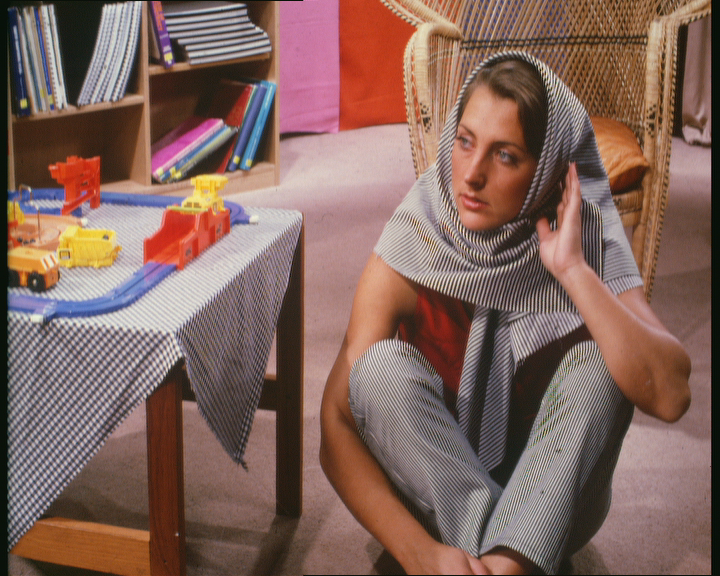
#> input picture barbara.bmp, 720 x 576 px
$ python Q.py barbara.bmp --folder .
#> lines starting #> are read from the running program, lines starting #| are printed output that depends on the picture; long printed decimals are rounded
#!/usr/bin/env python3
import argparse
import cv2
import numpy as np
from skimage.util import view_as_blocks
from concurrent.futures import ProcessPoolExecutor
from pathlib import Path
from tqdm import tqdm
from video_utils import *
import csv
import matplotlib.pyplot as plt

'''
Function to calculate local metric
    input: Image Patch
    output: local metric for the patch

'''
def calculateLocalMetric(patch):
    # Calculate gradient
    gx, gy = np.gradient(patch, edge_order=2)

    G = np.column_stack((gx.ravel(), gy.ravel()))

    # Calculate SVD values
    svd_value = np.linalg.svd(G, compute_uv=False)

    s1 = svd_value[0]
    s2 = svd_value[1]

    R = (s1 - s2) / (s1 + s2 + 1e-8)

    q_metric = s1 * R

    return q_metric
'''
Function to calculate threshold
'''
#@njit
def getThreshold(delta, N):
    power_val = (N ** 2) - 1
    k_val = delta ** (1.0 / power_val)

    numerator = np.sqrt(1 - k_val)
    denominator = np.sqrt(k_val + 1)

    tau = numerator / denominator

    return tau

'''
Function to calculate local coherence
'''

def calculateLocalCoherence(patch):
    # Calculate gradient
    gx, gy = np.gradient(patch, edge_order=2)

    G = np.column_stack((gx.ravel(), gy.ravel()))

    # Calculate SVD values
    svd_value = np.linalg.svd(np.dot(G.T, G), compute_uv=False)

    s1 = svd_value[0]
    s2 = svd_value[1]

    R = (s1 - s2) / (s1 + s2 + 1e-8)

    coherence = R

    return coherence

'''
Function to calculate metric Q
'''
def calculateQ(img, delta, patch_size=8):
    # Initializing patch size as 8x8
    #patch_size = (8, 8)
    patch_size = (patch_size, patch_size)

    # Convert image to double
    #img = (img/255.0).astype(np.float64)
    img = img.astype(np.float64) / np.iinfo(img.dtype).max

    # Divide image into patches
    patches = view_as_blocks(img, patch_size)

    # Calculating dimensions of the image
    h, w = img.shape

    total_patches = (h // patch_size[0]) * (w // patch_size[1])

    # Initialize local coherence
    local_coherence = np.zeros((patches.shape[0], patches.shape[1]))

    # Generate threshold based on formula
    threshold = getThreshold(delta, patch_size[0])

    # Calculate local coherence based on formula
    with ProcessPoolExecutor() as executor:
        local_coherence = np.array(list(executor.map(calculateLocalCoherence, patches.reshape(-1, patch_size[0], patch_size[1]))))
        local_coherence = local_coherence.reshape(patches.shape[0], patches.shape[1])

    # Define type of patches - anisotropic or isotropic
    anisotropic_patches = (local_coherence.flatten() > threshold)

    # Initialize local metric for each patch
    local_metric = np.zeros(anisotropic_patches.shape)

    # Calculate local metric for each patch
    with ProcessPoolExecutor() as executor:
        local_metric[anisotropic_patches] = list(executor.map(calculateLocalMetric, patches.reshape(-1, patch_size[0], patch_size[1])[anisotropic_patches]))

    summed_value = local_metric.sum()

    local_metric = local_metric.reshape((patches.shape[0], patches.shape[1]))

    q_metric = summed_value.sum() / local_metric.size #patches.shape[0] #16

    return q_metric

# Function to pad the image
def PadImagePerPatch(I_gray, patch_size):

    h, w = I_gray.shape
    pad_h = (patch_size - (h % patch_size)) % patch_size
    pad_w = (patch_size - (w % patch_size)) % patch_size

    # Pad the image with zeros
    padded_image = cv2.copyMakeBorder(I_gray, 0, pad_h, 0, pad_w, cv2.BORDER_REFLECT)

    return padded_image


def main():

    # Specify error codes
    ERROR_INVALID_FOLDER = -1
    ERROR_INVALID_IMAGE = -2
    ERROR_INVALID_VIDEO = -3
    ERROR_INVALID_CSV = -4

    # All image extensions
    IMG_EXTS = {".png", ".jpg", ".jpeg", ".bmp", ".tif", ".tiff"}

    # All video extensions
    VIDEO_EXTS = {".mp4", ".avi", ".mkv", ".mov", ".flv", ".wmv"}

    # Init parser
    parser = argparse.ArgumentParser(description="Measure Q for media files")

    # Add arguments
    parser.add_argument("input", type=str, nargs="?", help="Path to the input image")
    parser.add_argument("-f", "--folder", type=str, help= "Path to folder containing images")
    parser.add_argument("-c", "--csv", type=str, help="Path to save results as a csv")
    parser.add_argument("-d", "--delta", type=float, default=0.001, help="Delta for threshold calculation")
    parser.add_argument("-p", "--patch_size", type=int, default=8, help="Patch size")
    parser.add_argument("-r", "--run-diag", action="store_true", help="Run diagnostic tests")
    args = parser.parse_args()

    #ext = path.suffix.lower()

    # Folder handling
    if args.folder:
        # Get path
        folder_path = Path(args.folder)

        # Check if path is actually a folder
        if not folder_path.is_dir():
            print(f"Error: {args.folder} is not a valid folder path")
            return ERROR_INVALID_FOLDER

        # Get the valid images
        image_files = [f for f in folder_path.iterdir() if f.suffix.lower() in IMG_EXTS]
        if not image_files:
            print(f"Error: No valid image files found in folder {args.folder}")
            return ERROR_INVALID_FOLDER

        res = []
        overall_Q = 0.0
        counter = 0

        print(f"Processing folder: {folder_path}")
        for img_path in tqdm(image_files, desc="Processing Images", dynamic_ncols=True, unit="image"):

            # Read the image
            img = cv2.imread(str(img_path), cv2.IMREAD_GRAYSCALE)
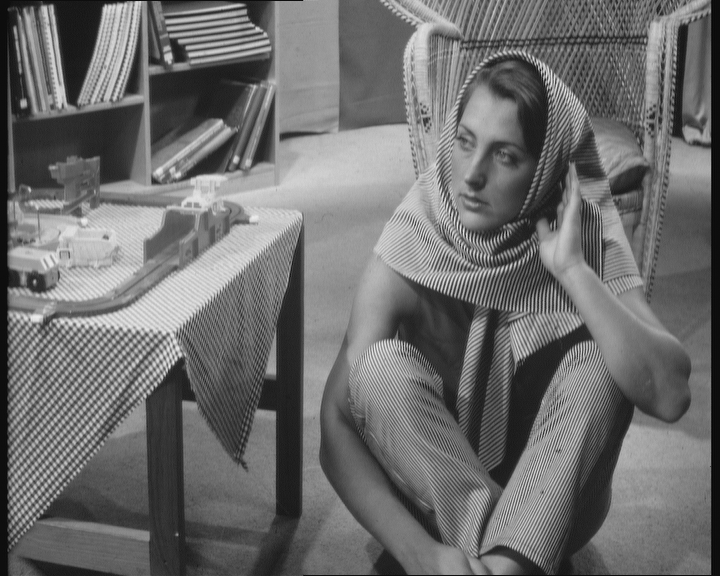
#> img: shape (576, 720); min 3, max 239, mean 109.1

            # Check if image is loaded properly
            if img is None:
                print(f"Warning: Could not read image {img_path}, skipping.")
                continue

            # Pad the imahge
            img = PadImagePerPatch(img, args.patch_size)

            # Measure Q
            Q_value = calculateQ(img, args.delta, patch_size=args.patch_size)
#> in calculateQ, `local_coherence = np.array(list(executor.map(calculateLocalCoherence, ..`: local_coherence = 6480 values, max 0.999 at index 2880, min 0.00634 at index 6015, mean 0.55
#> in calculateQ, `local_coherence = local_coherence.reshape(patches.shape[0], patches.sh..`:
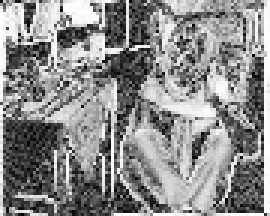
#> local_coherence: shape (72, 90) float64 (shown 3 times larger); min 0.00634, max 0.999, mean 0.55
#> Q_value = 0.254

            # Store in array
            res.append((img_path.name, Q_value))
            overall_Q += Q_value
#> overall_Q = 0.254
            counter += 1

        # Get average Q
        average_Q = overall_Q / counter if counter > 0 else 0.0
#> average_Q = 0.254
        print(f"Average Q for folder {folder_path}: {average_Q}")
#| Average Q for folder .: 0.2535

        # Check if csv is needed
        if args.csv:
            try:
                with open(args.csv, mode='w', newline='') as fp:
                    writer = csv.writer(fp)
                    writer.writerow(["Image", "Q"])
                    writer.writerows(res)

                    # May add average Q at the end
                    writer.writerow(["Average", average_Q])

                print(f"Results saved to {args.csv}")
            except Exception as e:
                print(f"Error: Could not write to CSV file {args.csv}. Exception: {e}")
                return ERROR_INVALID_CSV

        return average_Q


    if args.input:
        path = Path(args.input)
        ext = path.suffix.lower()
        # Check if the media file is an image
        if ext in IMG_EXTS:
            # Read the image
            img = cv2.imread(args.input, cv2.IMREAD_GRAYSCALE)

            # Check if image is loaded properly
            if img is None:
                print(f"Error: Could not read image {args.input}")
                return

            # Pad the image if necessary
            img = PadImagePerPatch(img, args.patch_size)

            # Measure Q
            Q_value = calculateQ(img, args.delta, patch_size=args.patch_size)

            # Print out Q
            print(Q_value)

            # Return Q
            return Q_value

        # Check if media file is a video
        if ext in VIDEO_EXTS:

            if args.run_diag:
                Q_vals = []
                Q_sum = 0.0
            else:
                Q_sum = 0.0

            # Read the video
            vid = VideoUtils(args.input).start(grayscale=True)

            # Get total frames
            total_frames = vid.total_frames
            total_frames = total_frames if total_frames > 0 else None

            # Initialize Q values list
            #Q_vals = 0.0
            counter = 0

            # Init progress bar
            with tqdm(total=total_frames, desc="Processing Video", dynamic_ncols=True, unit="frame") as pbar:
                for gray_frame in vid:

                    # Pad the frame
                    gray_frame = PadImagePerPatch(gray_frame, args.patch_size)

                    # Measure Q for the frame
                    Q_value = calculateQ(gray_frame, args.delta, patch_size=args.patch_size)

                    if args.run_diag:
                        Q_vals.append(Q_value)
                    #print(f"Frame {counter}: Q = {Q_value}")

                    # Increment global Q and counter
                    Q_sum += Q_value
                    counter += 1
                    pbar.update(1)

            pbar.close()
            vid.release()

                # Get average Q over all frames
            average_Q = Q_sum / counter
            print(average_Q)

            # Run diagnositics if flag is true
            if args.run_diag:
                plt.figure(figsize=(12, 6))
                plt.plot(range(len(Q_vals)), Q_vals, linewidth=0.8)
                plt.xlabel('Frame')
                plt.ylabel('Q')
                #plt.title(f'Q Metric per Frame - {path.name}')
                plt.grid(True, alpha=0.3)
                plt.axhline(y=average_Q, color='r', linestyle='--', linewidth=1, label=f'Average Q = {average_Q:.4f}')
                plt.legend()
                plt.tight_layout()
                plt.show()

                return average_Q
            # Return average Q
            # return average_Q
    else:
        parser.print_help()


if __name__ == "__main__":
    main()
